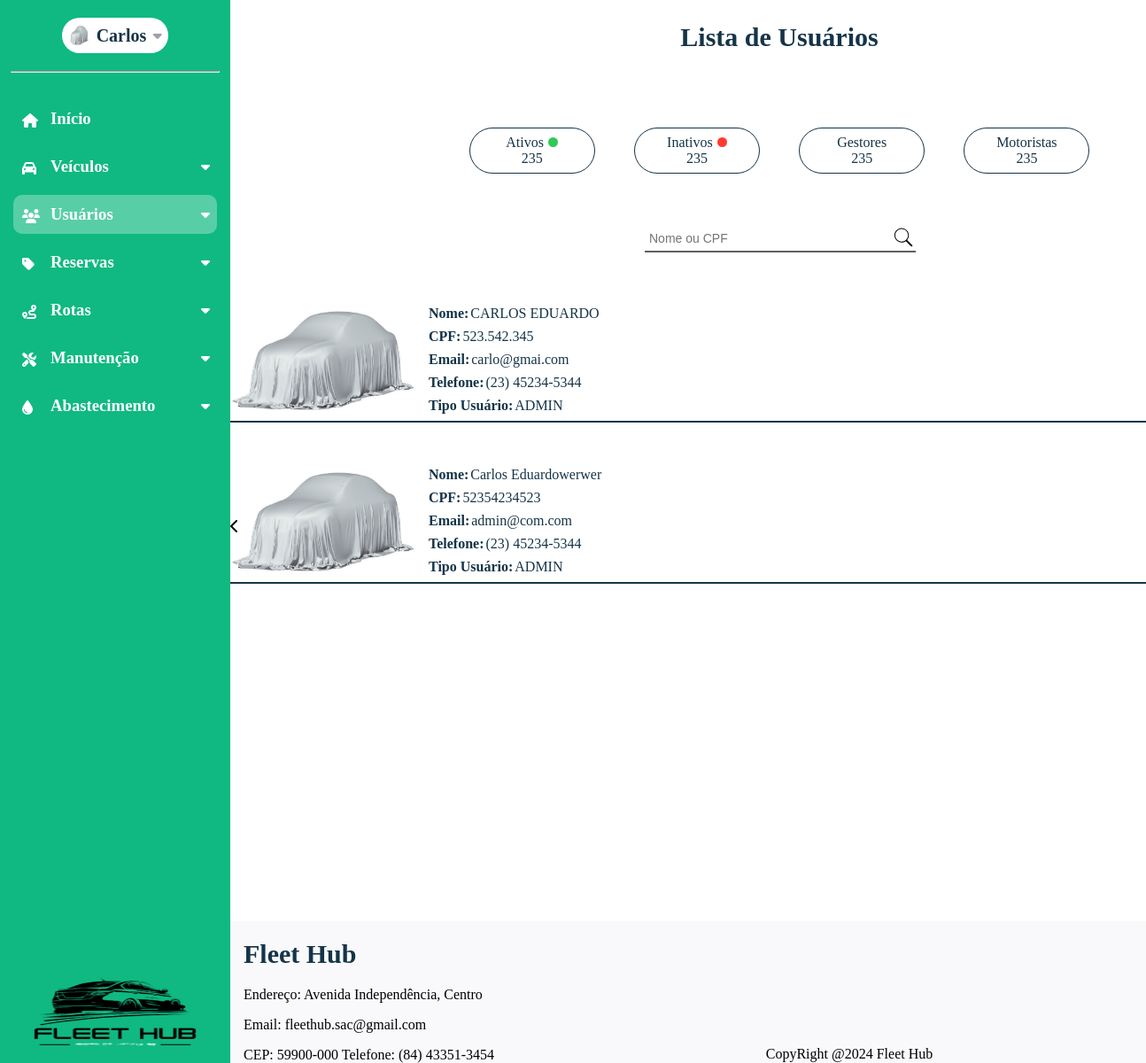
/listagem-usuarios (signed in), run on the app's committed database.
### dashboard/models.py (models this page shows, shortened)
class CustomUser(AbstractUser):
    nome = models.CharField(max_length=50)
    email = models.EmailField(max_length=254, unique=True)
    cpf = models.CharField(max_length=11, unique=True)
    telefone = models.CharField(max_length=15)
    rua = models.CharField(max_length=35)
    bairro = models.CharField(max_length=35)
    cidade = models.CharField(max_length=35)
    cep = models.CharField(max_length=15)
    imagem = models.ImageField(
        upload_to="imagens/usuario",
        height_field=None,
        width_field=None,
        max_length=None,
        default="carro-escondido.jpg",
    )
    estado = models.ForeignKey(Estado, on_delete=models.CASCADE, null=True, blank=True)
    tipo_usuario = models.ForeignKey(TipoUsuario, on_delete=models.CASCADE, null=True, blank=True)
    status_usuario = models.ForeignKey(StatusUsuario, on_delete=models.CASCADE, null=True, blank=True)
    groups = models.ManyToManyField(
        "auth.Group",
        related_name="customuser_set",
        blank=True
    )
    user_permissions = models.ManyToManyField(
        "auth.Permission",
        related_name="customuser_permissions_set",
        blank=True
    )

class TipoUsuario(models.Model):
    nome = models.CharField(max_length=30)
    def __str__(self):
        return self.nome

### dashboard/views.py (the view)
# urls.py: path('listagem-usuarios',views.listagem_usuarios,name='listagem_usuarios'),
@login_required
def listagem_usuarios(request):
    query = request.GET.get('query')
    usuarios = CustomUser.objects.all()
    if query:
        usuarios = usuarios.filter(
            nome__icontains=query
        ) | usuarios.filter(
            cpf__icontains=query
        )
    return render(request, 'dashboard/listagem_usuarios.html',{'usuarios':usuarios})

### dashboard/templates/dashboard/listagem_usuarios.html (shortened to what this page needs)
{% extends 'base.html' %}
{% load static %}
{% block page_name %}Listagem_Usuários{% endblock page_name %}
{% block estilos %}
<link rel="stylesheet" href="{% static 'css/listagem_usuarios.css' %}">
{% endblock estilos %}
{% block content %}
<section id="content-listagem">
    <h1>Lista de Usuários</h1>
    <div id="filtros">
        <div id="estrutura-filtros">
            <div id="descricao-filtros">
                <p>Ativos</p>
                <div id="bolinha-filtro" style="background-color: #34C759;">
                </div>
            </div>
            <div id="quantidade-filtro">
                <p>235</p>
            </div>
        </div>
        <div id="estrutura-filtros">
            <div id="descricao-filtros">
                <p>Inativos</p>
                <div id="bolinha-filtro" style="background-color: #FF3B30;">
                </div>
            </div>
            <div id="quantidade-filtro">
                <p>235</p>
            </div>
        </div>
        <div id="estrutura-filtros">
            <div id="descricao-filtros">
                <p>Gestores</p>
            </div>
            <div id="quantidade-filtro">
                <p>235</p>
            </div>
        </div>
        <div id="estrutura-filtros">
            <div id="descricao-filtros">
                <p>Motoristas</p>
            </div>
            <div id="quantidade-filtro">
                <p>235</p>
            </div>
        </div>
    </div>
    <div id="search-box">
        <form action="" method="GET">
                <div id="descr-search">
                    <input type="text" id="search-input" name="query" placeholder="Nome ou CPF" style="border: none; outline: none; padding: 5px; font-size: 14px; flex: 1;">
                    <button type="submit" style="background: none; border: none; cursor: pointer; padding: 0;">
                    </button>
                </div>
            <div id="linha-search"></div>
        </form>
    </div>
    <div id="lista-veiculos">
        {% for usuario in usuarios %}
            <div id="linha-final">
            <div id="linha-veiculo">
                <div id="img-veiculo">
                    <img id="teste" src="{{usuario.imagem.url}}" alt="">
                    <div id="elementos-veiculo">
                        <div id="elementos-filhos" class="nomes">
                            <p id="titulo">Nome:</p>
                            <p id="resultado">{{usuario.nome}}</p>
                        </div>
                        <div id="elementos-filhos" class="cpf">
                            <p id="titulo">CPF:</p>
                            <p id="resultado">{{usuario.cpf}}</p>
                        </div>
                        <div id="elementos-filhos" class="email" >
                            <p id="titulo">Email:</p>
                            <p id="resultado">{{usuario.email}}</p>
                        </div>
                        <div id="elementos-filhos" class="telefone">
                            <p id="titulo">Telefone:</p>
                            <p id="resultado">{{usuario.telefone}}</p>
                        </div>
                        <div id="elementos-filhos" class="tipo_usuario">
                            <p id="titulo">Tipo Usuário:</p>
                            <p id="resultado">{{usuario.tipo_usuario}}</p>
                        </div>
                    </div>
                </div>
        </div>
        <div id="linha"></div>
    </div>
    {% endfor %}
    </div>
</section>
{% endblock %}

### global_templates/base.html (shortened to what this page needs)
{% load static %}
<!DOCTYPE html>
<html lang="en">
<head>
    <link rel="stylesheet" href="{% static 'css/global-style.css' %}">
    {% block estilos %}{% endblock %}
    <link rel="stylesheet" href="https://cdnjs.cloudflare.com/ajax/libs/font-awesome/6.6.0/css/all.min.css"
 />
</head>
<body id="{% block body_id %}default-page{% endblock %}" data-page="{% block page_name %}default{% endblock %}">
    <aside id="sidebar">
        <div id="user-menu-sidebar">
            <div id="user_menu">
                <img id="img_perfil" src="{{request.user.imagem.url}}" alt="" title="Imagem do Perfil">
                <h1 id="gestor_name">{{request.user.first_name}}</h1>
                <i id="user_icon" class="fa-solid fa-caret-down" style="color: #a1a1aa;"></i>
            </div>
            <hr>
            <div id="sidebar-expansive">
                <a href="{% url 'tela_dashboard' %}" class="element-icon"><i class="fa-solid fa-house icon"
                        title="Início"></i>
                    <h3 id="text-init">Início</h3>
                </a>
                {% if user.tipo_usuario.nome == 'ADMIN' and user.status_usuario.status == 'Ativo' %}
                    <a class="element-icon" id="id-veiculos"><i class="fa-solid fa-car icon" title="Veículos"></i>
                        <h3 class="text-menu-lateral" id="text-veicles">Veículos</h3>
                        <i id="icon_veiculos" class="fa-solid fa-caret-down"
                            style="color: rgb(255, 255, 255); display: block; transform: rotate(0deg);"></i>
                    </a>
                {% endif %}
                {% if user.tipo_usuario.nome == 'ADMIN' or user.tipo_usuario.nome == 'Cliente' and user.status_usuario.status == 'Ativo' %}
                    <a class="element-icon" id="id-usuarios">
                        <i class="fa-solid fa-users icon" title="Usuários"></i>
                        <h3 class="text-menu-lateral" id="text-users">Usuários</h3>
                        <i id="icon_usuarios" class="fa-solid fa-caret-down"
                            style="color: rgb(255, 255, 255); display: block; transform: rotate(0deg);">
                        </i>
                    </a>
                {% endif %}
                {% if user.tipo_usuario.nome == 'ADMIN' or user.tipo_usuario.nome == 'Cliente' and user.status_usuario.status == 'Ativo' %}
                    <a class="element-icon" id="id-reservas"><i class="fa-solid fa-tag icon" title="Reservas"></i>
                        <h3 class="text-menu-lateral" id="text-reservations">Reservas</h3>
                            <i id="icon_reservas" class="fa-solid fa-caret-down"
                            style="color: rgb(255, 255, 255); display: block; transform: rotate(0deg);"></i>
                    </a>
                {% endif %}
                {% if user.tipo_usuario.nome == 'ADMIN' and user.status_usuario.status == 'Ativo' %}
                    <a class="element-icon" id="id-rotas"><i class="fa-solid fa-route icon" title="Rotas"></i>
                        <h3 class="text-menu-lateral" id="text-routes">Rotas</h3>
                            <i id="icon_rotas" class="fa-solid fa-caret-down"
                            style="color: rgb(255, 255, 255); display: block; transform: rotate(0deg);"></i>
                    </a>
                {% endif %}
                {% if user.tipo_usuario.nome == 'ADMIN' and user.status_usuario.status == 'Ativo' %}
                    <a class="element-icon" id="id-manutencao">
                        <i class="fa-solid fa-screwdriver-wrench icon" title="Manutenção">
                        </i>
                        <h3 class="text-menu-lateral" id="text-maintenance">Manutenção</h3>
                            <i id="icon_manutencao" class="fa-solid fa-caret-down"
                            style="color: rgb(255, 255, 255); display: block; transform: rotate(0deg);"></i>
                    </a>
                {% endif %}
                {% if user.tipo_usuario.nome == 'ADMIN' and user.status_usuario.status == 'Ativo' %}
                    <a class="element-icon" id="id-abastecimento">
                        <i class="fa-solid fa-droplet icon"
                            title="Abastecimento">
                        </i>
                    <h3 class="text-menu-lateral" id="text-supply">Abastecimento</h3>
                        <i id="icon_abastecimento" class="fa-solid fa-caret-down"
                            style="color: rgb(255, 255, 255); display: block; transform: rotate(0deg);"></i>
                    </a>
                {% endif %}
            </div>
            <img src="{% static 'img/logo_fleethub.png' %}" alt="" style="width: 100%;">
        </div>
        <div id="div-img_sidebar-expansive"><i id="img_sidebar-expansive" class="fa-solid fa-chevron-left"></i></div>
    </aside>
    <div id="content-and-footer">
        <div id='container-block-content'>
            {% block content %}{% endblock content %}
        </div>
        <footer>
            <div class="footer-left" style="margin-left: 15px;">
                <h1>Fleet Hub</h1>
                <p>Endereço: Avenida Independência, Centro</p>
                <p>Email: fleethub.sac@gmail.com</p>
                <p style="margin-bottom: 0;">CEP: 59900-000 Telefone: (84) 43351-3454</p>
            </div>
            <div class="footer-center">
                <p style="margin-bottom: 0; margin-top: 0;">CopyRight @2024 Fleet Hub </p>
            </div>
        </footer>
    </div>
</body>
</html>

### global_static/css/global-style.css (style rules this page uses)
:root { --color-white:#ffffff; --color-green-menu: #10B981; --menu-modulos-color:rgba(255,255,255,0.3); }
body { background-color:var(--color-white); margin: 0; display: flex; height: 1400px; }
hr { background-color: white; width: 90%; height: 0.5px; margin: 20px auto; }
#sidebar { background-color: var(--color-green-menu); display: flex; width: 260px; position: relative; height: auto; }
#user_menu { display: flex; justify-content: space-evenly; align-items: center; width: 120px; height: 40px; border-radius: 50px; background-color: var(--color-white); margin-top: 20px; }
.text-menu-lateral { width: 150px; }
#user_icon { transition: 400ms; }
#gestor_name { font-size: 20px; }
#img_perfil { border-radius: 50%; width: 24px; height: 24px; }
.fa-caret-down { transition: 0.5s; }
#user-menu-sidebar { display: flex; flex-direction: column; align-items: center; }
#img_sidebar-expansive { width: 28px; height: 28px; }
#div-img_sidebar-expansive { width: 28px; height: auto; display: flex; align-items: center; }
#sidebar-expansive { background-color: var(--color-green-menu); width: 260px; height: 100% }
.element-icon { text-decoration: none; display: flex; align-items: center; gap: 20px; margin-left: 15px; margin-right: 15px; margin-top: 10px; width: 230px; height: 44px; border-radius: 10px; }
.icon { width: 12px; height: 12px; margin-left: 10px; color: var(--color-white); }
#sidebar-expansive h3 { color: var(--color-white); }
#content-and-footer { display: grid; grid-template-rows: 1fr auto; width: 100%; }
footer { width: 100%; height: auto; margin: 0; display: flex; flex-direction: row; justify-content: space-between; align-items: center; background-color: rgba(239,240,244,0.4); }
.footer-center { margin-top:140px; }

### dashboard/static/css/listagem_usuarios.css (style rules this page uses)
body { height: 1200px; }
section { padding: 0; }
form { margin: auto; }
h1 { color: #153448; font-size: 30px; font-weight: bold; }
#container-block-content { margin: 0 auto; }
#filtros { display: flex; flex-direction: row; justify-content: space-around; width: 745px; margin: auto; }
#estrutura-filtros { width: 140px; height: 50px; border: 1px #153448 solid; border-radius: 30px; display: flex; justify-content: center; flex-direction: column; align-items: center; }
#content-listagem { max-width: 1240px; display: flex; justify-content: center; flex-direction: column; row-gap: 60px; }
#content-listagem h1 { text-align: center; }
#descricao-filtros { display: flex; flex-direction: row; align-items: center; justify-content: center; column-gap: 5px; }
#descricao-filtros p { margin: 0; color: #153448; }
#bolinha-filtro { width: 11px; height: 11px; border-radius: 180px; }
#estrutura-filtros #quantidade-filtro { justify-content: center; }
#estrutura-filtros #quantidade-filtro p { margin: 0; color: #153448; }
#search-box { display: flex; flex-direction: column; max-width: 304px; margin: auto; }
#descr-search { display: flex; flex-direction: row; align-items: center; width: 304px; justify-content: space-between; }
#descr-search #search-input { color: #625E5E; font-size: 16x; }
#linha-search { width: 304px; border: #625E5E 0.1px solid; }
#lista-veiculos { display: flex; row-gap: 50px; flex-direction: column; overflow-y: scroll; overflow-x: hidden; width: 1240px; height: 100%; max-height: 600px; }
#linha-veiculo { width: 98%; display: flex; flex-direction: row; justify-content: space-between; }
#img-veiculo { display: flex; flex-direction: row; max-height: 125px; column-gap: 15px; }
img { width: 209px; height: 125px; }
#elementos-veiculo { display: flex; flex-direction: column; max-height: 125px; }
#elementos-veiculo #elementos-filhos { display: flex; flex-direction: row; column-gap: 2px; }
#elementos-veiculo #elementos-filhos #titulo { margin-bottom: 8px; margin-top: 0px; color: #153448; font-size: 16px; font-weight: bold; }
#elementos-veiculo #elementos-filhos #resultado { margin-bottom: 8px; margin-top: 0px; font-size: 16px; color: #153448; }
#linha { border: #153448 0.5px solid; width: 98%; }
#linha-final { display: flex; flex-direction: column; row-gap: 5px; }

### data on the page
CustomUser: user.imagem (picture), user.first_name "Carlos", imagem (picture), nome "Carlos Eduardowerwer", cpf "52354234523", email "admin@com.com", telefone "(23) 45234-5344", tipo_usuario "ADMIN"
CustomUser: imagem (picture), nome "CARLOS EDUARDO", cpf "523.542.345", email "carlo@gmai.com", telefone "(23) 45234-5344", tipo_usuario "ADMIN"
